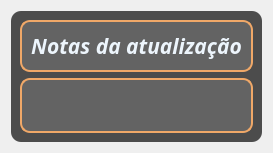
            <widget class="QWidget" name="Updates">
             <layout class="QVBoxLayout" name="verticalLayout_24">
              <item>
               <widget class="QFrame" name="frame_26">
                <property name="styleSheet">
                 <string notr="true">background-color: rgb(76, 76, 76);
border-radius: 10px;</string>
                </property>
                <property name="frameShape">
                 <enum>QFrame::StyledPanel</enum>
                </property>
                <property name="frameShadow">
                 <enum>QFrame::Raised</enum>
                </property>
                <layout class="QVBoxLayout" name="verticalLayout_22">
                 <item>
                  <widget class="QFrame" name="frame_27">
                   <property name="styleSheet">
                    <string notr="true">background-color: rgb(99, 99, 99);
border-color: rgb(240, 168, 104);
border-radius: 10px;
border-style: solid;
border-width: 2px;</string>
                   </property>
                   <property name="frameShape">
                    <enum>QFrame::StyledPanel</enum>
                   </property>
                   <property name="frameShadow">
                    <enum>QFrame::Raised</enum>
                   </property>
                   <layout class="QHBoxLayout" name="horizontalLayout_15">
                    <item>
                     <widget class="QLabel" name="label_22">
                      <property name="font">
                       <font>
                        <family>Source Code Pro</family>
                        <pointsize>16</pointsize>
                        <weight>75</weight>
                        <italic>true</italic>
                        <bold>true</bold>
                       </font>
                      </property>
                      <property name="styleSheet">
                       <string notr="true">color: rgb(237, 245, 252);
border: none;</string>
                      </property>
                      <property name="text">
                       <string>&lt;html&gt;&lt;head/&gt;&lt;body&gt;&lt;p align=&quot;center&quot;&gt;Notas da atualização&lt;/p&gt;&lt;/body&gt;&lt;/html&gt;</string>
                      </property>
                     </widget>
                    </item>
                   </layout>
                  </widget>
                 </item>
                 <item>
                  <widget class="QFrame" name="frame_28">
                   <property name="styleSheet">
                    <string notr="true">background-color: rgb(99, 99, 99);
border-color: rgb(240, 168, 104);
border-radius: 10px;
border-style: solid;
border-width: 2px;</string>
                   </property>
                   <property name="frameShape">
                    <enum>QFrame::StyledPanel</enum>
                   </property>
                   <property name="frameShadow">
                    <enum>QFrame::Raised</enum>
                   </property>
                   <layout class="QVBoxLayout" name="verticalLayout_23">
                    <item>
                     <widget class="QLabel" name="label_23">
                      <property name="sizePolicy">
                       <sizepolicy hsizetype="Preferred" vsizetype="Expanding">
                        <horstretch>0</horstretch>
                        <verstretch>0</verstretch>
                       </sizepolicy>
                      </property>
                      <property name="font">
                       <font>
                        <family>Source Code Pro</family>
                        <pointsize>9</pointsize>
                        <weight>75</weight>
                        <italic>true</italic>
                        <bold>true</bold>
                       </font>
                      </property>
                      <property name="contextMenuPolicy">
                       <enum>Qt::DefaultContextMenu</enum>
                      </property>
                      <property name="acceptDrops">
                       <bool>false</bool>
                      </property>
                      <property name="styleSheet">
                       <string notr="true">color: rgb(237, 245, 252);
border: none;</string>
                      </property>
                      <property name="text">
                       <string>&lt;html&gt;&lt;head/&gt;&lt;body&gt;&lt;p&gt;&lt;br/&gt;&lt;/p&gt;&lt;/body&gt;&lt;/html&gt;</string>
                      </property>
                     </widget>
                    </item>
                   </layout>
                  </widget>
                 </item>
                </layout>
               </widget>
              </item>
             </layout>
            </widget>
